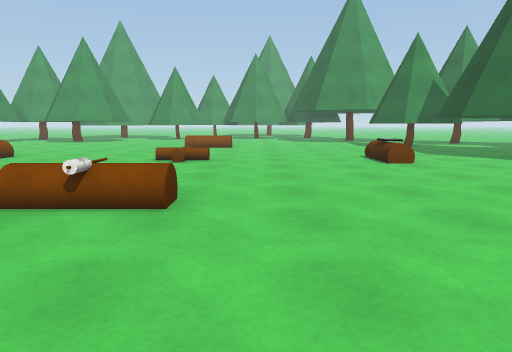
[1] (above)

24 first-person views from a walk through a Unity game level. The camera is 1.2 m above the floor, tilts 8° down and sees 70° across. The floor is counted in squares, 1 m on a side. Each view is taken from the middle of a square. On the plan, view 1 faces up. The plan holds only what a view shows up to about 15 squares ahead; the rest is blank. The place goes on beyond the plan. The player is left out. Surface patterns are stand-ins for the level's own textures.

[2]
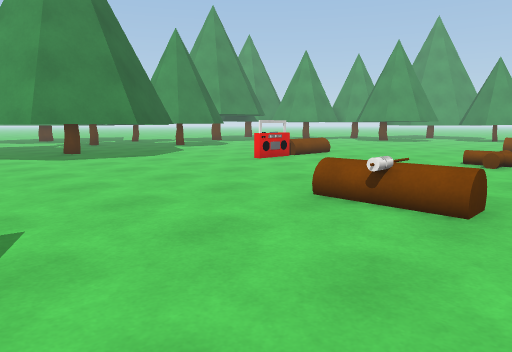

[3]
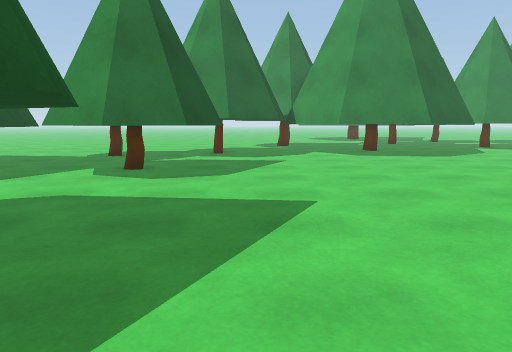

[4]
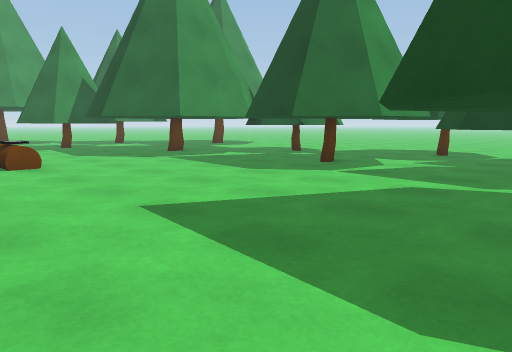

[5]
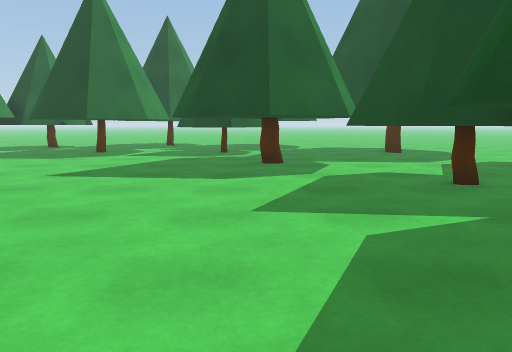

[6]
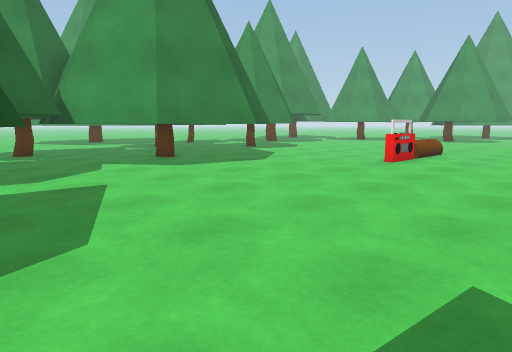

[7]
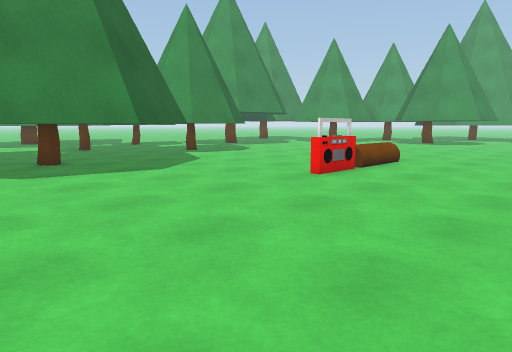

[8]
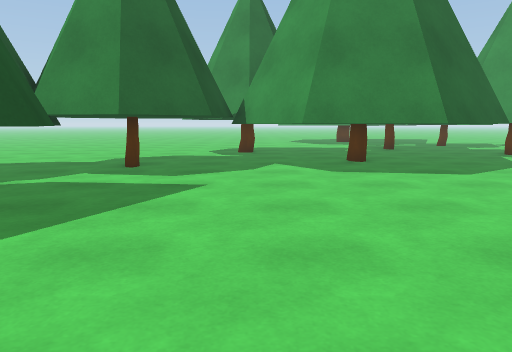

[9]
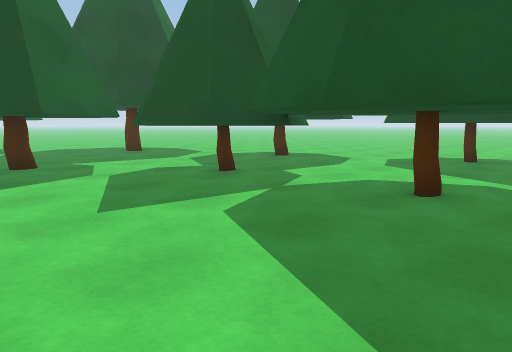

[10]
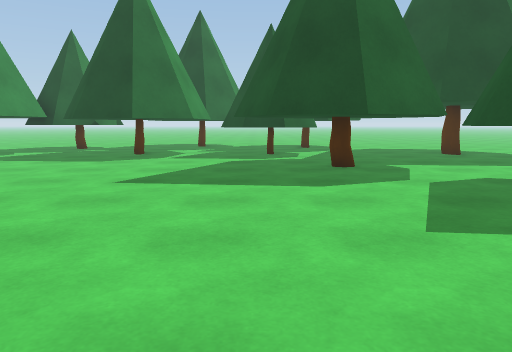

[11]
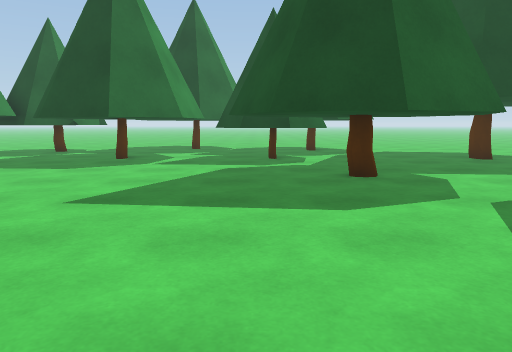

[12]
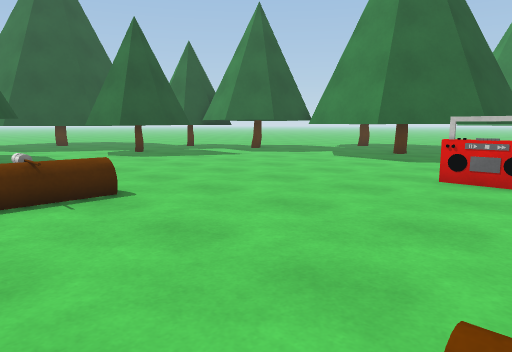

[13]
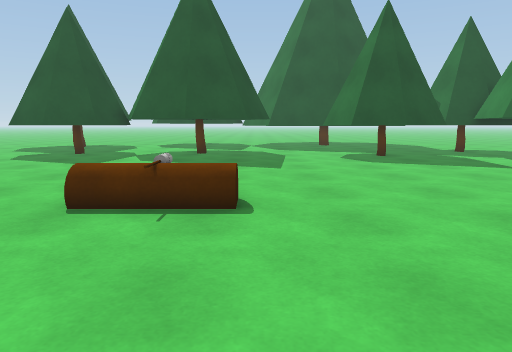

[14]
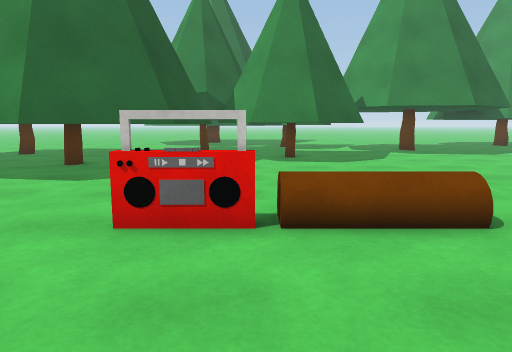

[15]
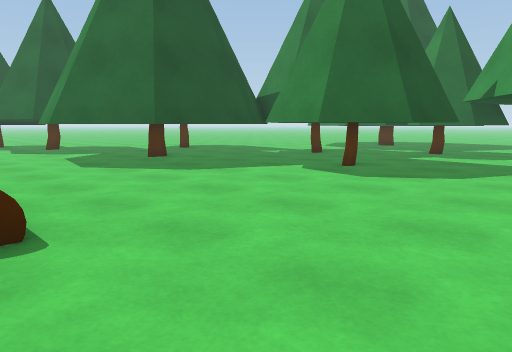

[16]
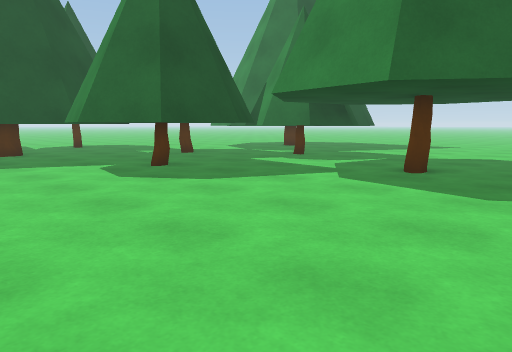

[17]
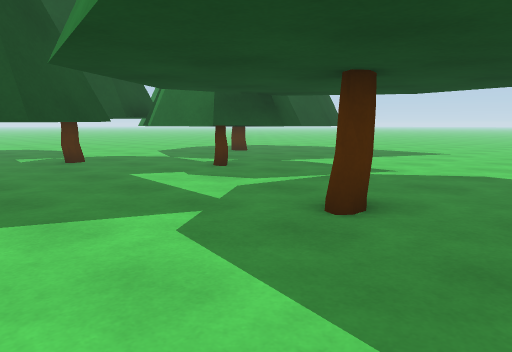

[18]
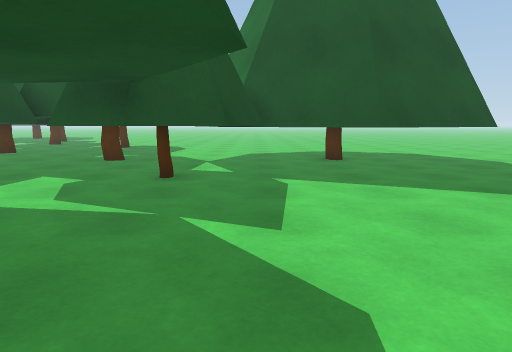

[19]
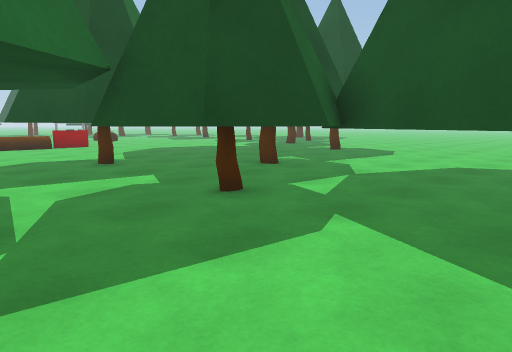

[20]
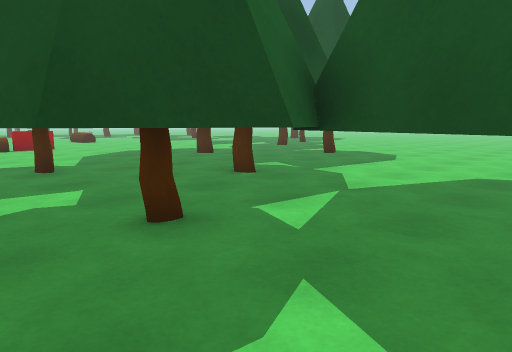

[21]
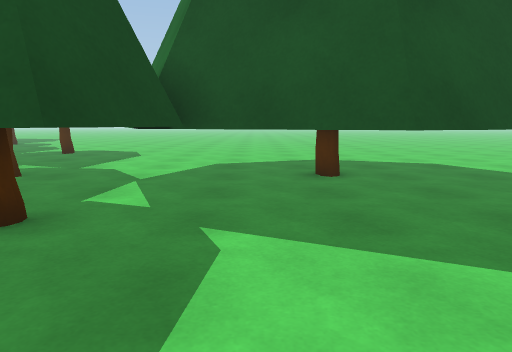

[22]
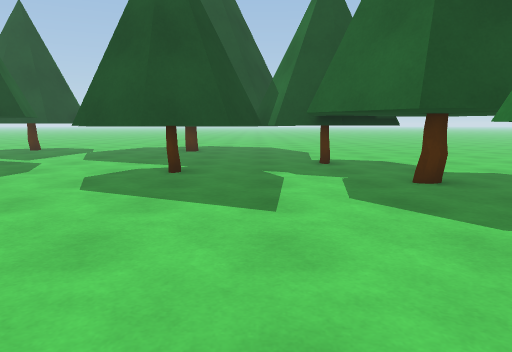

[23]
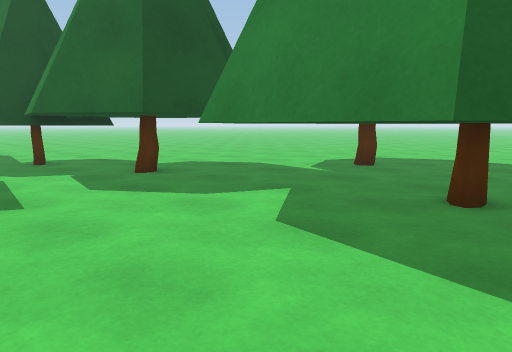

[24]
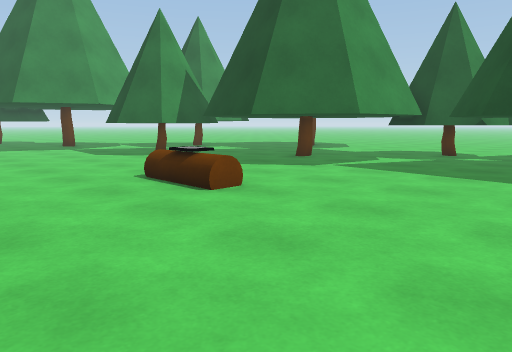

### Floor plan
Key: @ floor where view 1 was taken; # wall or solid block; . floor; T tree; C brown cylinder; O other object.
Columns run from 30 left of view 1 to 13 right of it. Each row starts with its distance up from view 1.
 22               .. .               ...
 21    .     ........                ....T
 20     ..............               ...TTT
 19 ..................    ..        .....TTT
 18 .......TT........... ...        ..... T
 17 ........................        ..... TT.
 16 ........................        ......T...
 15 ....TTT...TTT..............  .........T..TT
 14 ...TTTTT.TTTTT.............  .........T....
 13 TT.TTTTT.TTTTTT............  .........TT...
 12 TTTTTTTT.TTTTTT........................T...
 11 TTT T TTTT TTT......CC............C.....TTTT
 10    TT.T.. T T........O....................TT
  9 T  TT T.T..TTTTTT....O...................TTT
  8 TT TTT..T.TTTTTTTT......................T..
  7      . ...T TTTTTT......................T.T
  6      ..      TTTTTT.......C.............T..
  5      ...    TTTTTT........COO...........TT.
  4    .....     TTTTT.......................TTT
  3 ........    T TTTT.......................TT
  2 .......  .T TTTTT...................TTTT.TT
  1    ....  .T.TTTTTT.................T....TTT
  0    ..... ...TT...T............@....T.TT.TT
 -1    ......    T.T..T.TTT............T..T.T...
 -2     ..  .... T.T..TTTTTT...TTTT.TTTTT..T ...
 -3          ....T..TTTTTTTT..T....TTTTTTTT ....
 -4           ....TTTTTT TTT..T.T..TTTT  .......
 -5            .... TTTT  T...T T# TTT   .......

Where each view was taken, in squares from view 1:
view 1: 0 up, 0 right, facing up
view 2: 0 up, 0 right, facing up-left
view 3: 0 up, 1 right, facing left
view 4: 0 up, 2 right, facing up-right
view 5: 0 up, 4 left, facing right
view 6: 2 down, 4 left, facing up-left
view 7: 2 up, 4 left, facing up-left
view 8: 2 up, 4 left, facing left
view 9: 2 up, 4 left, facing down-right
view 10: 2 up, 3 left, facing right
view 11: 2 up, 1 left, facing right
view 12: 12 up, 1 left, facing down-left
view 13: 11 up, 4 left, facing down
view 14: 11 up, 5 left, facing left
view 15: 18 up, 9 left, facing down-left
view 16: 22 up, 13 left, facing down-left
view 17: 21 up, 18 left, facing down-left
view 18: 21 up, 27 left, facing down
view 19: 17 up, 30 left, facing down-right
view 20: 15 up, 29 left, facing down-right
view 21: 17 up, 28 left, facing down
view 22: 6 up, 11 left, facing down
view 23: 7 up, 10 left, facing down-left
view 24: 6 up, 0 right, facing up-right
